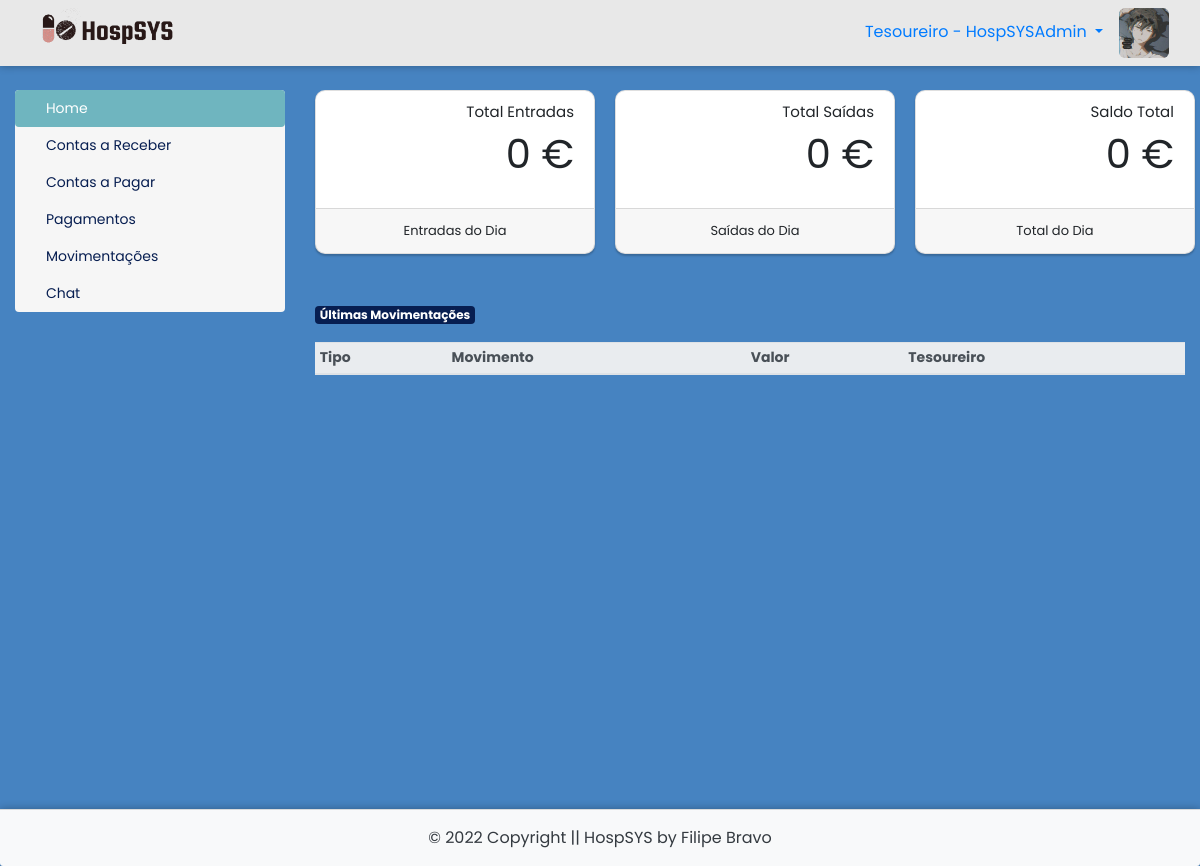
Page /painel-tesoureiro/index.php (signed in) on the committed database.
### tables this page shows
CREATE TABLE `utilizadores` (
  `id` int(11) NOT NULL AUTO_INCREMENT,
  `nome` varchar(30) NOT NULL,
  `email` varchar(40) NOT NULL,
  `nif` varchar(20) NOT NULL,
  `cc` varchar(20) NOT NULL,
  `telefone` varchar(20) NOT NULL,
  `data_nascimento` date NOT NULL,
  `data_entrada` date DEFAULT NULL,
  `cedula` varchar(20) DEFAULT NULL,
  `especialidade` int(11) DEFAULT NULL,
  `consultorio` varchar(40) DEFAULT NULL,
  `password` varchar(200) DEFAULT NULL,
  `nivel` varchar(25) NOT NULL,
  `foto` varchar(150) DEFAULT NULL,
  `code` int(50) DEFAULT NULL,
  `status` varchar(30) DEFAULT NULL,
  `estado_conta` varchar(15) NOT NULL,
  PRIMARY KEY (`id`),
  KEY `especialidade` (`especialidade`),
  CONSTRAINT `utilizadores_ibfk_1` FOREIGN KEY (`especialidade`) REFERENCES `especialidades` (`id`) ON DELETE CASCADE
);

### painel-tesoureiro/index.php (the view, shortened to what this page needs)
<?php
require_once("../conexao.php");
$id_utilizador = $_SESSION['id_utilizador'];
$resultado_foto = $pdo->query("SELECT * from utilizadores where id = $id_utilizador");
$dados_foto = $resultado_foto->fetchAll(PDO::FETCH_ASSOC);
$foto = $dados_foto[0]['foto'];
$resultado_nome = $pdo->query("SELECT * from utilizadores where id = $id_utilizador");
$dados_nome = $resultado_nome->fetchAll(PDO::FETCH_ASSOC);
$nome_utilizador = $dados_nome[0]['nome'];
$item1 = 'home';
$item2 = 'entradas';
$item3 = 'pagar';
$item4 = 'pagamentos';
$item5 = 'movimentacoes';
$item6 = 'editar-perfil';
$item7 = 'chat';
if(@$_GET['acao'] == $item1){
	$item1ativo = 'active';
}elseif (@$_GET['acao'] == $item2) {
	$item2ativo = 'active';
}elseif (@$_GET['acao'] == $item3) {
	$item3ativo = 'active';
}elseif (@$_GET['acao'] == $item4) {
	$item4ativo = 'active';
}elseif (@$_GET['acao'] == $item5) {
	$item5ativo = 'active';
}elseif (@$_GET['acao'] == $item7) {
	$item7ativo = 'active';
}elseif (@$_GET['acao'] == 'chat1') {
	$item7ativo = 'active';
}else{
	$item1ativo = 'active';
}
?>
<!DOCTYPE html>
<html lang="pt-pt">
<head>
	<link rel="stylesheet" href="https://stackpath.bootstrapcdn.com/bootstrap/4.4.1/css/bootstrap.min.css">
	<link rel="stylesheet" href="../CSS/painel.css">
	<link rel="stylesheet" href="../CSS/footer.css">
	<link rel="stylesheet" href="../CSS/style1.css">
 	<link rel="stylesheet" href="https://cdnjs.cloudflare.com/ajax/libs/font-awesome/5.15.2/css/all.min.css"/>
	<link rel="stylesheet" href="https://cdnjs.cloudflare.com/ajax/libs/font-awesome/5.11.2/css/all.css">
</head>
<body>
	<div style="box-shadow:0px 0px 8px rgba(0, 0, 0, 0.3);">
	<nav class="navbar navbar-light bg-light">
		<div class="col-md-12">
			<img class="float-left" src="../img/logohorizontal.png">
			<div class="float-right">
				<?php echo'<img style="height: 50px; width: 50px; border-radius: 6px;" src="../img/fotos-perfil/'.$foto.'">';?>
			</div>
			<li class="float-right nav-item dropdown">
				<a class="float-right nav-link dropdown-toggle mt-1" href="#" id="navbarDropdown" role="button" data-toggle="dropdown" aria-haspopup="true" aria-expanded="false">
					Tesoureiro - <?php echo $nome_utilizador; ?>
				</a>
			</li>
			</div>
	</div>
<div class="main-container">
	<div class="container-fluid mt-4">
		<div class="row">
			<div class="col-md-3 col-sm-12 mb-4">
				<div class="nav flex-column nav-pills" id="v-pills-tab" role="tablist" aria-orientation="vertical">
					<a class="nav-link <?php echo $item1ativo ?>" id="v-pills-home-tab" href="index.php?acao=<?php echo $item1 ?>" role="tab" aria-controls="v-pills-home" aria-selected="true"><i class="fas fa-home mr-1"></i>Home</a>
					<a class="nav-link <?php echo $item2ativo ?>" id="link-medicos" href="index.php?acao=<?php echo $item2 ?>" role="tab" aria-controls="v-pills-profile" aria-selected="false"><i class="fas fa-money-check-alt mr-1"></i>Contas a Receber</a>
					<a class="nav-link <?php echo $item3ativo ?>" id="v-pills-messages-tab" href="index.php?acao=<?php echo $item3 ?>" role="tab" aria-controls="v-pills-messages" aria-selected="false"><i class="far fa-money-bill-alt mr-1"></i>Contas a Pagar</a>
					<a class="nav-link <?php echo $item4ativo ?>" id="v-pills-messages-tab" href="index.php?acao=<?php echo $item4 ?>" role="tab" aria-controls="v-pills-messages" aria-selected="false"><i class="fas fa-euro-sign mr-1"></i>Pagamentos</a>
					<a class="nav-link <?php echo $item5ativo ?>" id="v-pills-messages-tab" href="index.php?acao=<?php echo $item5 ?>" role="tab" aria-controls="v-pills-messages" aria-selected="false"><i class="fas fa-balance-scale mr-1"></i>Movimentações</a>
					<a class="nav-link <?php echo $item7ativo ?>" id="v-pills-messages-tab" href="index.php?acao=<?php echo $item7 ?>" role="tab" aria-controls="v-pills-messages" aria-selected="false"><i class="fas fa-comments mr-1"></i>Chat</a>
				</div>
			</div>
			<div class="col-md-9 col-sm-12">
				<div class="tab-content" id="v-pills-tabContent">
					<div class="tab-pane fade show active" role="tabpanel">
						<?php if(@$_GET['acao'] == $item1){
							include_once($item1.".php");
						}elseif (@$_GET['acao'] == $item2) {
							include_once($item2.".php");
						}elseif (@$_GET['acao'] == $item3) {
							include_once($item3.".php");
						}elseif (@$_GET['acao'] == $item4) {
							include_once($item4.".php");
						}elseif (@$_GET['acao'] == $item5) {
							include_once($item5.".php");
						}elseif (@$_GET['acao'] == $item6) {
							include_once($item6.".php");
						}elseif (@$_GET['acao'] == $item7) {
							include_once("users.php");
						}elseif (@$_GET['acao'] == 'chat1') {
							include_once("chat.php");
						}else{
							include_once($item1.".php");
						}
						?>
					</div>
				</div>
			</div>
		</div>
	</div>
	<?php if (@$_GET['acao'] != 'chat1') { include('../footers/footer.php'); } ?>
	</div>
</body>
</html>

### CSS/painel.css (style rules this page uses)
body { background-color:#4683c1; }
.navbar { background-color:#e8e8e8 !important; }
.navbar img { width:150px; }
.navbar li { list-style:none; }
.nav { background-color:#f6f6f6 !important; border-radius:4px !important; }
.nav a { color:#071e51; font-size:14px; }
.nav .active { background-color:#6fb5bf !important; }

### CSS/footer.css (style rules this page uses)
* { box-sizing: border-box; }
*:before, *:after { box-sizing: border-box; }
html, body { height: 100%; position: relative; }
.main-container { min-height: 100vh; overflow: hidden; display: block; position: relative; padding-bottom: 100px; }

### CSS/style1.css (style rules this page uses)
* { margin: 0; padding: 0; box-sizing: border-box; text-decoration: none; font-family: 'Poppins', sans-serif; }

### rows in the picture
utilizadores: foto (picture), nome "HospSYSAdmin"

### other values in the picture
$total "0"
